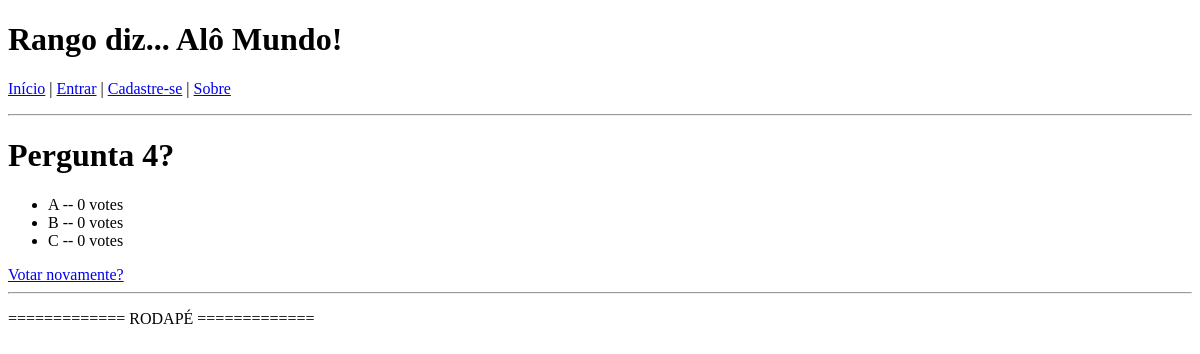
/rango/question/4/results/, run on an earlier commit of the app's database.
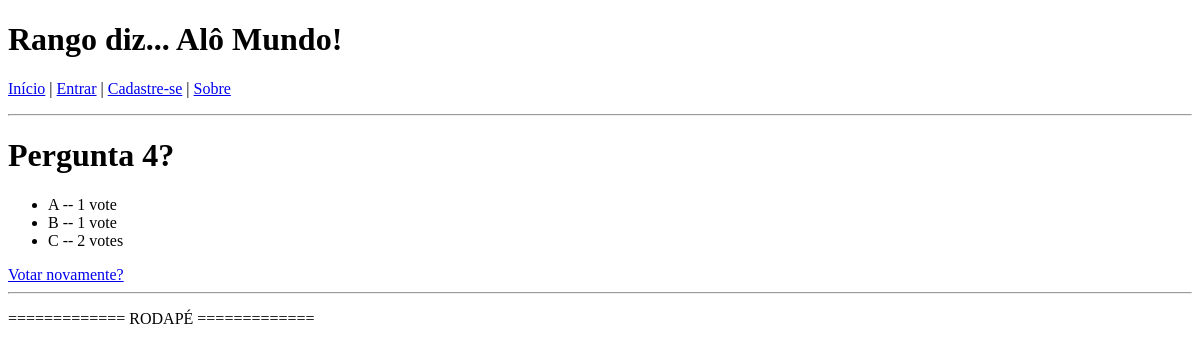
And on a later commit of the database.
### rango/models.py (models this page shows, shortened)
class Question(models.Model):
    question_text = models.CharField(max_length=200)
    pub_date = models.DateTimeField('date published')
    def was_published_recently(self):
        return self.pub_date >= timezone.now() - datetime.timedelta(days=1)
    was_published_recently.admin_order_field = 'pub_date'
    was_published_recently.boolean = True
    was_published_recently.short_description = 'Publicado recentemente?'

class Choice(models.Model):
    question = models.ForeignKey(Question)
    choice_text = models.CharField(max_length=200)
    votes = models.IntegerField(default=0)

### rango/views.py (the view)
# urls.py: url(r'^question/(?P<question_id>[0-9]+)/results/$', views.results, name='results'),
def results(request, question_id):
    question = get_object_or_404(Question, pk=question_id)
    return render(request, 'rango/results.html', {'question': question})

### templates/rango/results.html (shortened to what this page needs)
{% extends 'rango/base.html' %}
{% load staticfiles %}
{% block body_block %}
	<h1>{{ question.question_text }}</h1>
	<ul>
	{% for choice in question.choice_set.all %}
	    <li>{{ choice.choice_text }} -- {{ choice.votes }} vote{{ choice.votes|pluralize }}</li>
	{% endfor %}
	</ul>
	<a href="{% url 'rango:detail' question.id %}">Votar novamente?</a>
{% endblock %}

### templates/rango/base.html (shortened to what this page needs)
<!DOCTYPE html>
<html>
    <head>
    </head>
    <body>
        <div>
            <h1>Rango diz... Alô Mundo!</h1>
            <p><a href="{% url 'rango:index'%}">Início</a> |
            {% if user.is_authenticated %}
                <a href="{% url 'index' %}admin">{{ user.username }}</a> (<a href="{% url 'rango:logout' %}">Sair</a>) |
                <a href="{% url 'rango:restricted' %}">Teste de restrição</a> |
            {% else %}
                <a href="{% url 'rango:login' %}">Entrar</a> |
            {% endif %}
            <a href="{% url 'rango:register' %}">Cadastre-se</a> |
            <a href="{% url 'rango:about' %}">Sobre</a></p>
        </div>
        <hr/>
        <div>
            {% block body_block %}{% endblock %}
        </div>
        <hr />
        <div>
            <p>============= RODAPÉ =============</p>
        </div>
    </body>
</html>

What changed in the data, as far as the page shows it:
changed Choice (number 1 of 3 on the later page): votes "0" → "1"
changed Choice (number 2 of 3 on the later page): votes "0" → "1"
changed Choice (number 3 of 3 on the later page): votes "0" → "2"
